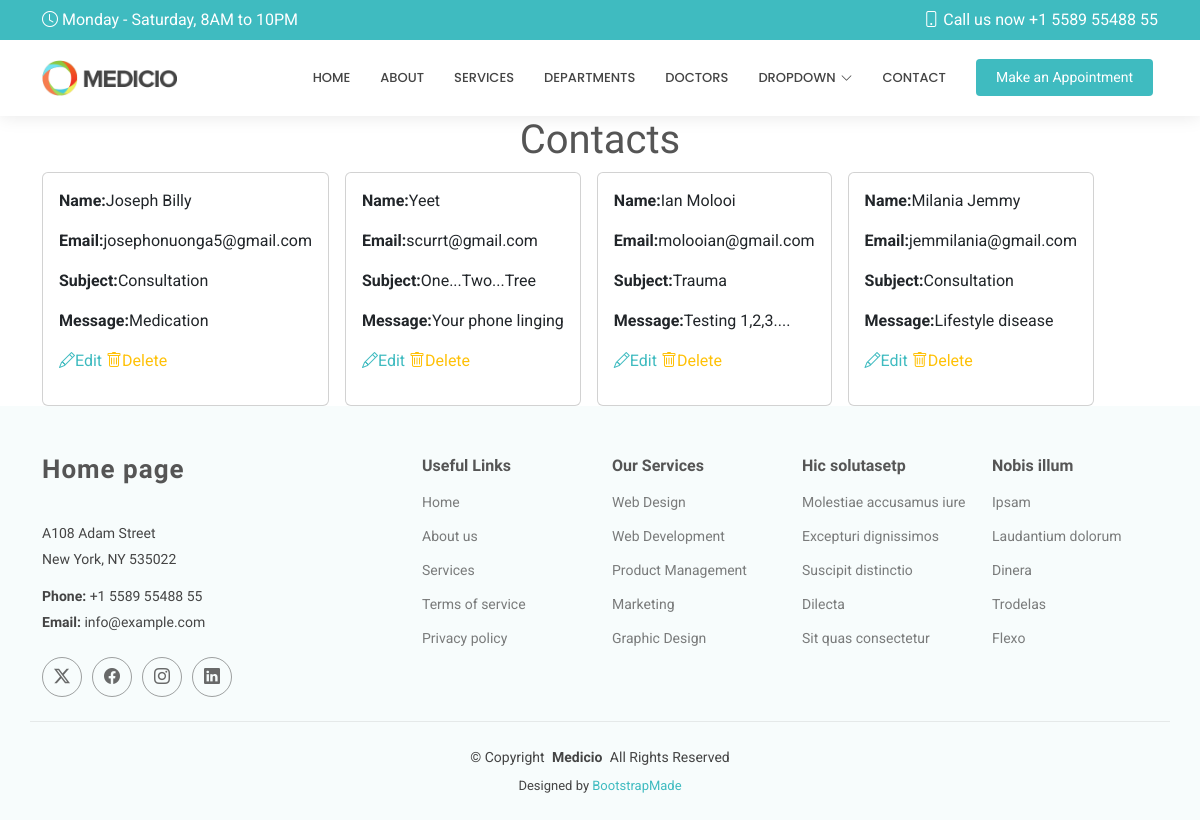
Screenshot of /show-contacts/ with the database file from the repository.
### HospitalApp/models.py (models this page shows, shortened)
class Contact(models.Model):
    name = models.CharField(max_length=50)
    email = models.EmailField()
    subject = models.CharField(max_length=50)
    message = models.TextField()

### HospitalApp/views.py (the view)
# urls.py: path('show-contacts/', views.showcont, name='show-contacts'),
def showcont(request):
    all = Contact.objects.all()
    return render(request, 'showcontacts.html', {'contacts': all})

### Templates/showcontacts.html (shortened to what this page needs)
{% extends 'starter-page.html' %}
{% load static %}
{% block content %}
    <h1 class="text-center">Contacts</h1>
    <div class="d-flex  gap-3 container">
    {% for x in contacts %}
        <div class="card p-3">
        <p><b>Name:</b>{{ x.name }}</p>
        <p><b>Email:</b>{{ x.email }}</p>
        <p><b>Subject:</b>{{ x.subject }}</p>
        <p><b>Message:</b>{{ x.message }}</p>
        <p>
             <a href="{% url 'edit-contact-details' x.id%}">
                <i class="bi bi-pencil"></i>Edit
            </a>
            <a href="/deletecont/{{ x.id }}" class="text-warning ">
                 <i class="bi bi-trash"></i>Delete
            </a>
        </p>
        </div>
    {% endfor %}
    </div>
{% endblock %}

### static/assets/css/main.css (style rules this page uses)
:root { --default-font: "Roboto", system-ui, -apple-system, "Segoe UI", Roboto, "Helvetica Neue", Arial, "Noto Sans", "Liberation Sans", sans-serif, "Apple Color Emoji", "Segoe UI Emoji", "Segoe UI Symbol", "Noto Color Emoji"; --heading-font: "Raleway", sans-serif; --nav-font: "Poppins", sans-serif; }
:root { --background-color: #ffffff; --default-color: #444444; --heading-color: #555555; --accent-color: #3fbbc0; --surface-color: #ffffff; --contrast-color: #ffffff; }
:root { --nav-color: #444444; --nav-hover-color: #3fbbc0; --nav-mobile-background-color: #ffffff; --nav-dropdown-background-color: #ffffff; --nav-dropdown-color: #444444; --nav-dropdown-hover-color: #3fbbc0; }
:root { scroll-behavior: smooth; }
body { color: var(--default-color); background-color: var(--background-color); font-family: var(--default-font); }
a { color: var(--accent-color); text-decoration: none; transition: 0.3s; }
h1, h2, h3, h4, h5, h6 { color: var(--heading-color); font-family: var(--heading-font); }

### rows the page displays
Contact: name "Joseph Billy", email "josephonuonga5@gmail.com", subject "Consultation", message "Medication"
Contact: name "Yeet", email "scurrt@gmail.com", subject "One...Two...Tree", message "Your phone linging"
Contact: name "Ian Molooi", email "molooian@gmail.com", subject "Trauma", message "Testing 1,2,3...."
Contact: name "Milania Jemmy", email "jemmilania@gmail.com", subject "Consultation", message "Lifestyle disease"
